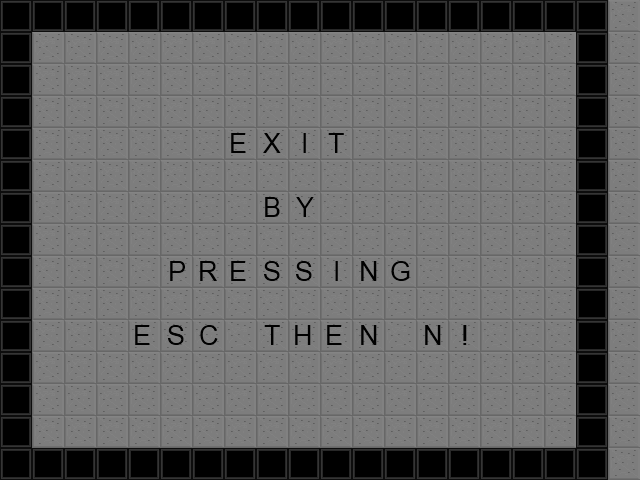

A level layout from a 2D game, rendered from its tile map. Below: a short description, then the map file with tile-grid data replaced by summaries:
An orthogonal 20x15 tile map with 32x32 px tiles, 1 tile layer (Kachelebene 1).

<map version="1.0" orientation="orthogonal" width="20" height="15" tilewidth="32" tileheight="32">
 <tileset firstgid="1" name="tiles_test" tilewidth="32" tileheight="32">
  <image source="tiles_test.png" width="512" height="512" />
 </tileset>
 <layer name="Kachelebene 1" width="20" height="15">
  <data>[300 cells, 300 non-empty, 16 distinct tile ids]</data>
 </layer>
</map>
